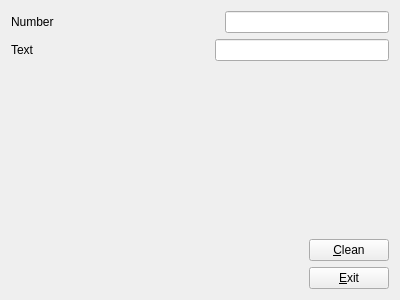
<?xml version="1.0" encoding="UTF-8"?>
<ui version="4.0">
 <class>Form</class>
 <widget class="QWidget" name="Form">
  <property name="geometry">
   <rect>
    <x>0</x>
    <y>0</y>
    <width>400</width>
    <height>300</height>
   </rect>
  </property>
  <property name="windowTitle">
   <string>Form</string>
  </property>
  <layout class="QVBoxLayout" name="verticalLayout">
   <item>
    <layout class="QHBoxLayout" name="horizontalLayout">
     <item>
      <widget class="QLabel" name="label">
       <property name="text">
        <string>Number</string>
       </property>
      </widget>
     </item>
     <item>
      <spacer name="horizontalSpacer">
       <property name="orientation">
        <enum>Qt::Horizontal</enum>
       </property>
       <property name="sizeHint" stdset="0">
        <size>
         <width>40</width>
         <height>20</height>
        </size>
       </property>
      </spacer>
     </item>
     <item>
      <widget class="QLineEdit" name="lineEdit">
       <property name="styleSheet">
        <string notr="true">color: rgb(237, 51, 59);</string>
       </property>
       <property name="inputMethodHints">
        <set>Qt::ImhNone</set>
       </property>
       <property name="inputMask">
        <string>0000000000</string>
       </property>
       <property name="text">
        <string/>
       </property>
       <property name="maxLength">
        <number>10</number>
       </property>
       <property name="frame">
        <bool>true</bool>
       </property>
       <property name="placeholderText">
        <string/>
       </property>
       <property name="clearButtonEnabled">
        <bool>false</bool>
       </property>
      </widget>
     </item>
    </layout>
   </item>
   <item>
    <layout class="QHBoxLayout" name="horizontalLayout_2">
     <item>
      <widget class="QLabel" name="label_2">
       <property name="text">
        <string>Text</string>
       </property>
      </widget>
     </item>
     <item>
      <spacer name="horizontalSpacer_2">
       <property name="orientation">
        <enum>Qt::Horizontal</enum>
       </property>
       <property name="sizeHint" stdset="0">
        <size>
         <width>40</width>
         <height>20</height>
        </size>
       </property>
      </spacer>
     </item>
     <item>
      <widget class="QLineEdit" name="lineEdit_2">
       <property name="styleSheet">
        <string notr="true">color: rgb(53, 132, 228);</string>
       </property>
       <property name="inputMethodHints">
        <set>Qt::ImhNone</set>
       </property>
       <property name="inputMask">
        <string>aaaaaaaaaa</string>
       </property>
       <property name="maxLength">
        <number>10</number>
       </property>
      </widget>
     </item>
    </layout>
   </item>
   <item>
    <spacer name="verticalSpacer">
     <property name="orientation">
      <enum>Qt::Vertical</enum>
     </property>
     <property name="sizeHint" stdset="0">
      <size>
       <width>20</width>
       <height>139</height>
      </size>
     </property>
    </spacer>
   </item>
   <item>
    <layout class="QHBoxLayout" name="horizontalLayout_3">
     <item>
      <spacer name="horizontalSpacer_3">
       <property name="orientation">
        <enum>Qt::Horizontal</enum>
       </property>
       <property name="sizeHint" stdset="0">
        <size>
         <width>40</width>
         <height>20</height>
        </size>
       </property>
      </spacer>
     </item>
     <item>
      <widget class="QPushButton" name="pushButton_2">
       <property name="text">
        <string>&amp;Clean</string>
       </property>
      </widget>
     </item>
    </layout>
   </item>
   <item>
    <layout class="QHBoxLayout" name="horizontalLayout_4">
     <item>
      <spacer name="horizontalSpacer_4">
       <property name="orientation">
        <enum>Qt::Horizontal</enum>
       </property>
       <property name="sizeHint" stdset="0">
        <size>
         <width>40</width>
         <height>20</height>
        </size>
       </property>
      </spacer>
     </item>
     <item>
      <widget class="QPushButton" name="pushButton">
       <property name="text">
        <string>&amp;Exit</string>
       </property>
      </widget>
     </item>
    </layout>
   </item>
  </layout>
 </widget>
 <resources/>
 <connections>
  <connection>
   <sender>pushButton</sender>
   <signal>clicked()</signal>
   <receiver>Form</receiver>
   <slot>close()</slot>
   <hints>
    <hint type="sourcelabel">
     <x>352</x>
     <y>280</y>
    </hint>
    <hint type="destinationlabel">
     <x>245</x>
     <y>259</y>
    </hint>
   </hints>
  </connection>
  <connection>
   <sender>pushButton_2</sender>
   <signal>clicked()</signal>
   <receiver>lineEdit_2</receiver>
   <slot>clear()</slot>
   <hints>
    <hint type="sourcelabel">
     <x>362</x>
     <y>241</y>
    </hint>
    <hint type="destinationlabel">
     <x>246</x>
     <y>60</y>
    </hint>
   </hints>
  </connection>
  <connection>
   <sender>pushButton_2</sender>
   <signal>clicked()</signal>
   <receiver>lineEdit</receiver>
   <slot>clear()</slot>
   <hints>
    <hint type="sourcelabel">
     <x>383</x>
     <y>240</y>
    </hint>
    <hint type="destinationlabel">
     <x>312</x>
     <y>24</y>
    </hint>
   </hints>
  </connection>
 </connections>
</ui>
